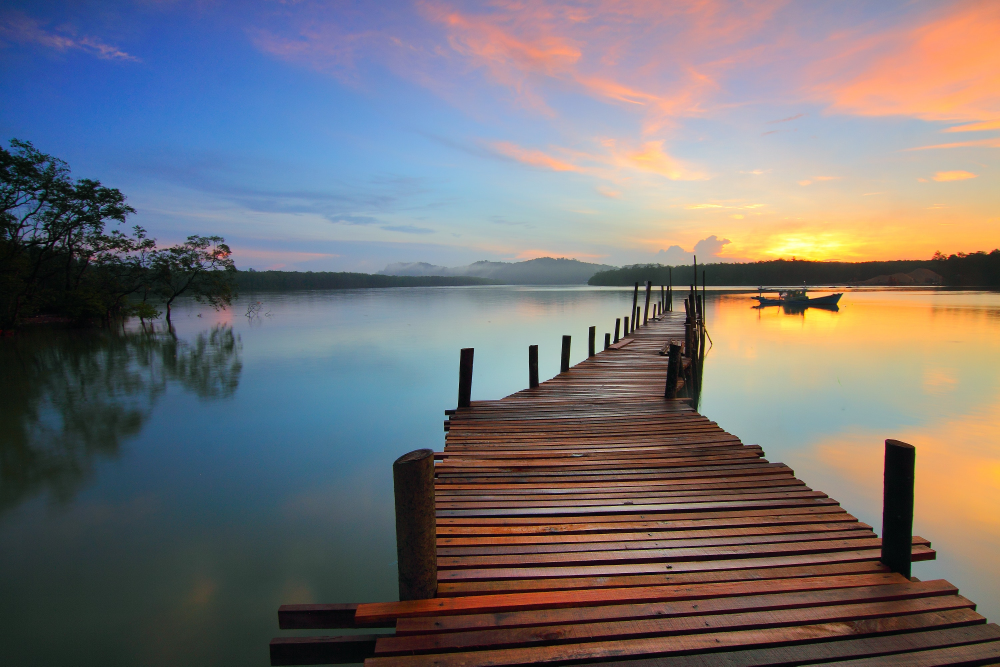
#> input picture edge_detection/images/landscape.jpg, 3000 x 1999 px, found by its file name (shown at 1/3 size); its folder holds only this picture in this run
$ python canny_edge.py images/landscape.jpg   (older library calls are emulated)
#> lines starting #> are read from the running program, lines starting #| are printed output that depends on the picture; after the words box and inside, x2 and y2 are one past the last pixel; in counts of white or black regions, pixels touching at a corner belong together
import cv2
import sys
import numpy as np
import matplotlib.pyplot as plt

def main():
    img = cv2.imread('images/'+str(sys.argv[1]))
#> img is the input picture: shape (1999, 3000, 3); mean B, G, R 116.7, 114.4, 117.6
    img = cv2.resize(img, (1080, 720))
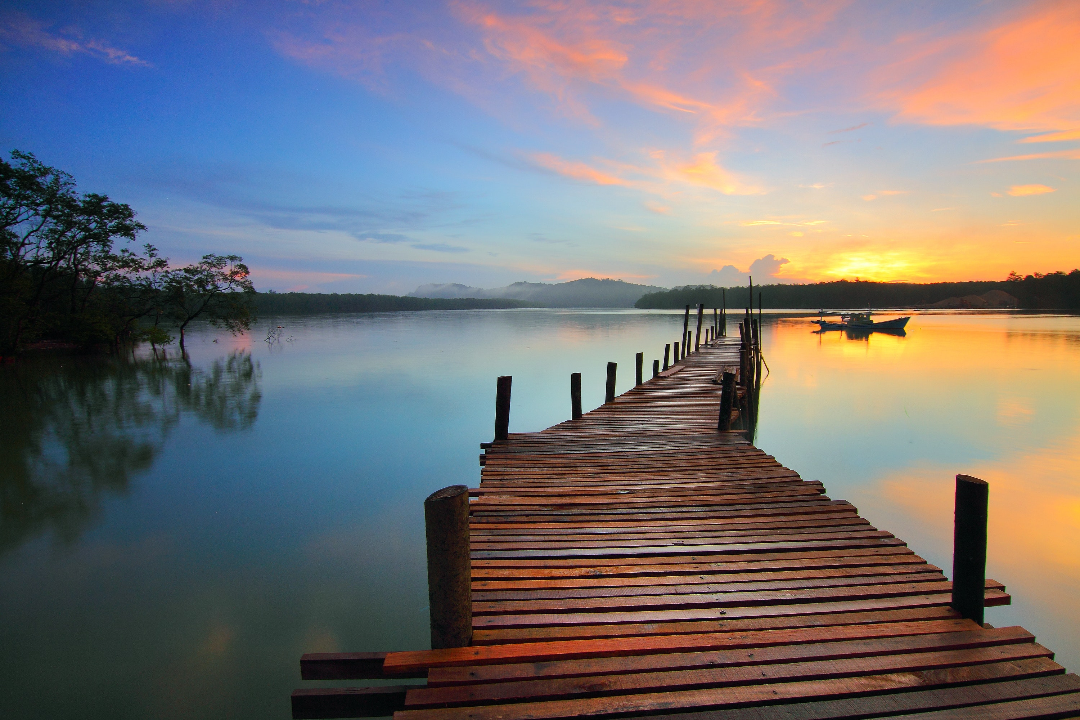
#> img: shape (720, 1080, 3); mean B, G, R 116.5, 114.2, 117.5
    gray = cv2.cvtColor(img, cv2.COLOR_BGR2GRAY)
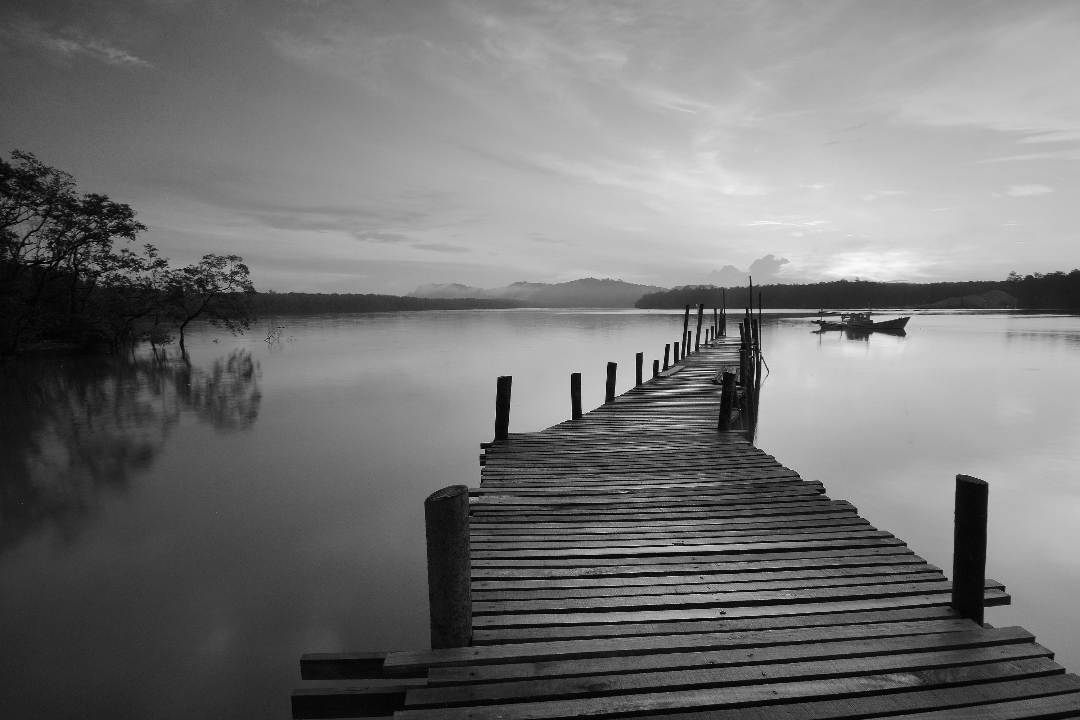
#> gray: shape (720, 1080); min 0, max 250, mean 115.4
    ret, thres = cv2.threshold(gray, 127, 255, 0)
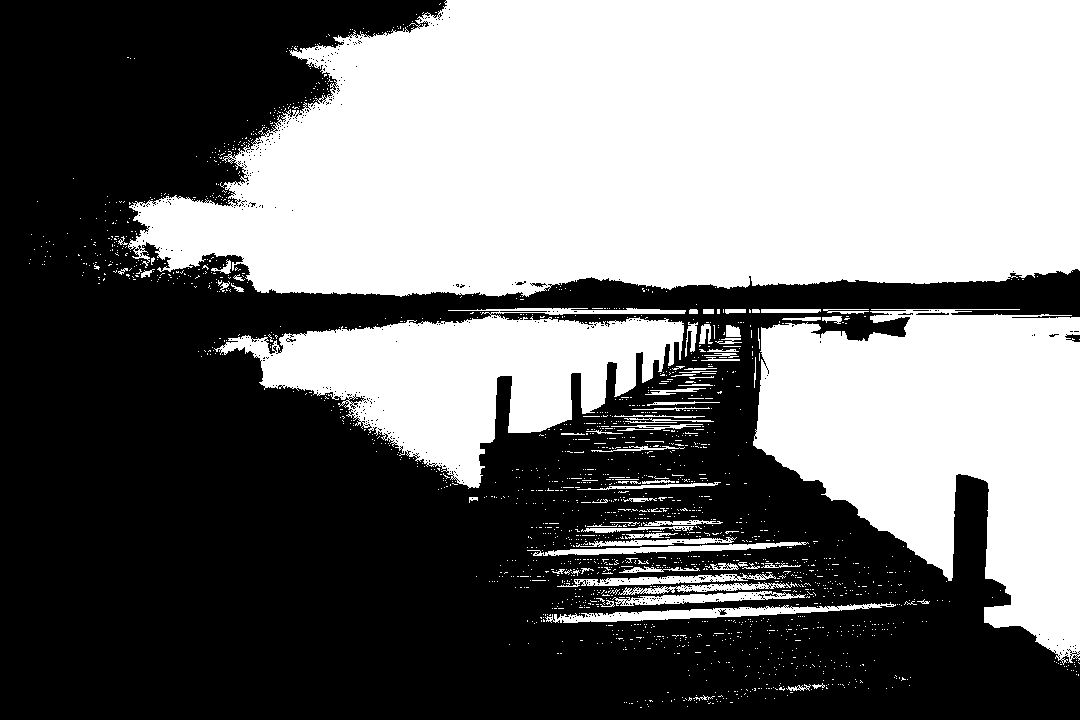
#> thres: shape (720, 1080); 46.4% white; 1822 white regions (1744 under 20 px)
    img2, contours, hierarchy = cv2.findContours(thres, cv2.RETR_TREE, cv2.CHAIN_APPROX_SIMPLE)
#> contours = 2899 contours, 2836 with area under 20; largest, box (x1, y1, x2, y2) and area: (128, 0, 1080, 297) 231318, (753, 309, 1080, 665) 70824, (214, 308, 686, 489) 38558, (545, 602, 896, 623) 2126, (612, 591, 806, 606) 1198

    contours_img = cv2.drawContours(img, contours, -1, (0,255,0), 3)
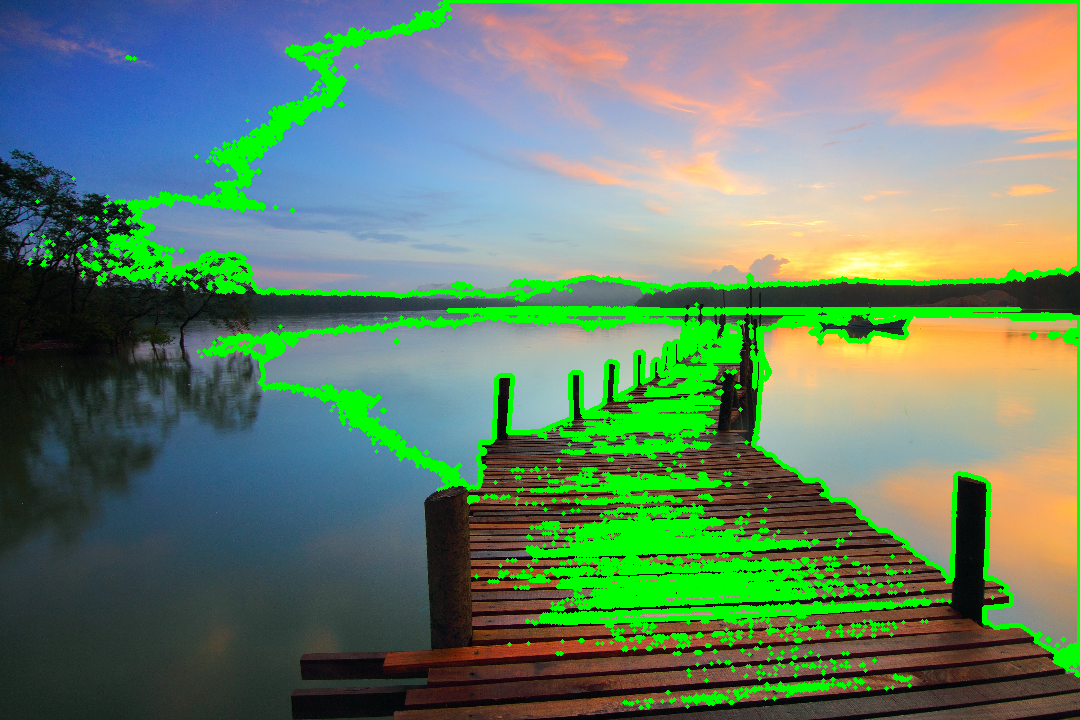
#> contours_img: shape (720, 1080, 3); mean B, G, R 104.3, 130.7, 103.2

    canny_img = cv2.Canny(gray, 100, 200, 3)
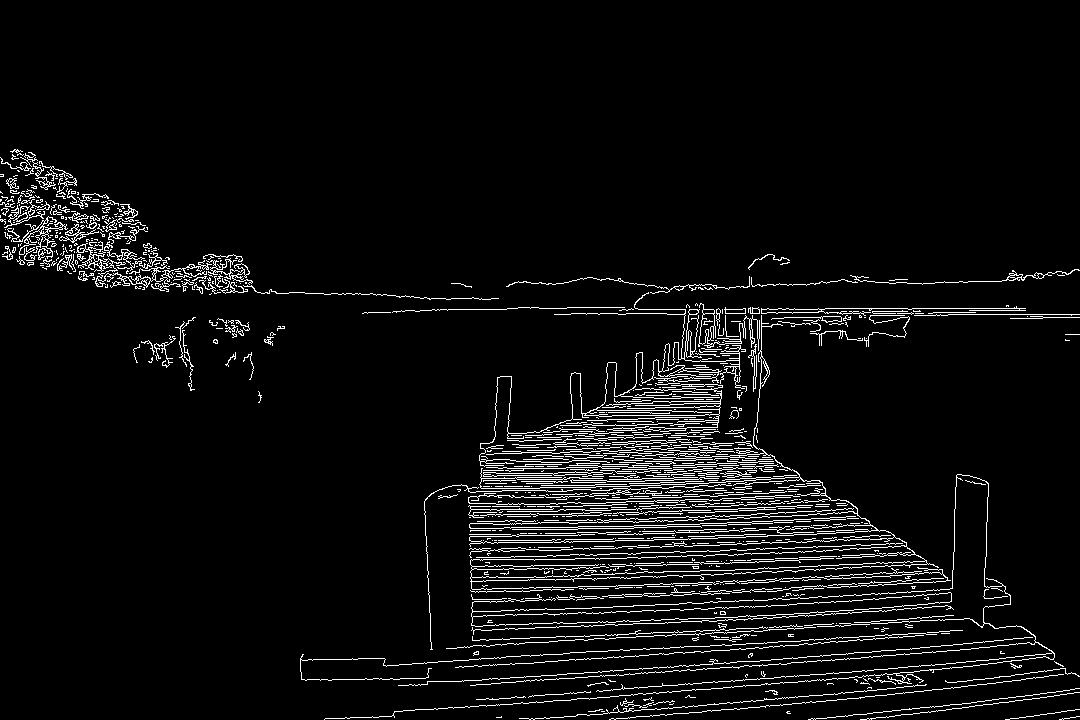
#> canny_img: shape (720, 1080); 5.3% white in thin lines or dots, all inside (x1, y1, x2, y2) = (0, 149, 1080, 720)

    cv2.imshow('gray',gray)
    cv2.imshow('canny', canny_img)
    cv2.imshow('contours', contours_img)

    cv2.waitKey(0)
    cv2.destroyAllWindows()

if __name__ == "__main__":
    main()
